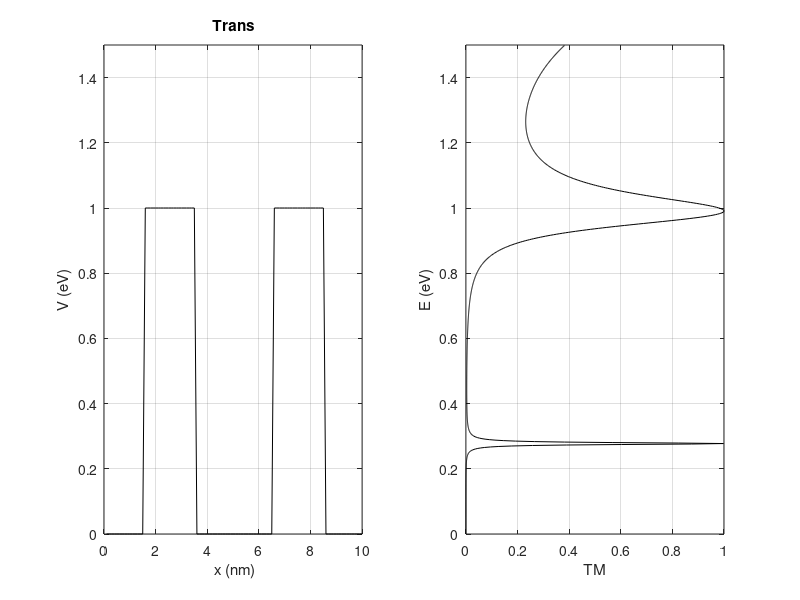

The MATLAB source for this figure:
clear
figure('Units','normalized','OuterPosition',[0 0 1 1])
NN = 100; 
hbar = 1.06e-34; 
m0 = 9.11e-31; 
melec = 0.063*m0; 
eccoul = 1.6e-19;
eV2J = 1.6e-19; 
J2eV = 1./eV2J;

del_x = 1.e-10; 
DX = del_x* 1e9; 
X = (DX:DX:NN* DX);

N_center = NN/2; % Energies are eV 
chi0 = J2eV* hbar^2/(2*melec*del_x^2) ;

% ---- Specify the potential ----
V = zeros(1,NN); 

for n= 16:35 % 
    V(n) = 1; 

end
for n= 66:85 % 
    V(n) = 1; 
end

subplot(1,2,1) 
plot(X,V,'k') 
title('Trans') 
% axis( [ 0 10 -.1 .6 ]) 
grid on 
xlabel(' x (nm)' ) 
ylabel('V (eV)' ) 
ylim([0 1.5])


H = zeros(NN,NN); 
H(1,1) = 2* chi0+V(1);
H(1,2) = -1*chi0; 
for n= 2:NN-1 
    H(n,n-1)= -1*chi0; 
    H(n,n) = 2*chi0+ V(n); 
    H(n,n+1)= -1*chi0; 
end
H(NN,NN-1) = -1*chi0; 
H(NN,NN) = 2*chi0+V(NN); 

% -- Specify the energy range ---
Emax = 1.5; 
Emin = 0.; 
NE = 1000; 

del_E = (Emax- Emin)/NE; 
EE = (0:del_E:del_E* (NE-1));
sigma1 = zeros(NN,NN); 
sigma2 = zeros(NN,NN); 
gamma1 = zeros(NN,NN); 
gamma2 = zeros(NN,NN); 
sig1 = 0.; 
sig2 = 0.; 

eta = 1e-12; 
TM = zeros(1,NN); 

for m= 1:NE 
    k = sqrt(2* melec*(EE(m)-V(1))*eV2J)/hbar; 
    sig1 = exp(1i* k*del_x); 
    k = sqrt(2* melec*(EE(m)-V(NN))*eV2J)/hbar; 
    sig2 = exp(1i* k*del_x); 
    sigma1(1,1) = -chi0*sig1; 
    sigma2(NN,NN) = -chi0*sig2; 
    gamma1 = 1i* (sigma1-sigma1'); 
    gamma2 = 1i* (sigma2-sigma2'); 
    G = inv( (EE(m) + 1i* eta)*eye(NN) - H -  sigma1 -  sigma2); 
    TM(m) = real(trace(gamma1* G*gamma2*G')); 
end

subplot(1,2,2) 
plot(TM,EE,'k') 
% Elmax=EE(islocalmax(TM));
% yline(Elmax(1),'--',['first peak ', num2str((Elmax(1)*1000)), ' meV']);
grid on 
ylabel('E (eV)' ) 
xlabel('TM')
ylim([Emin Emax])